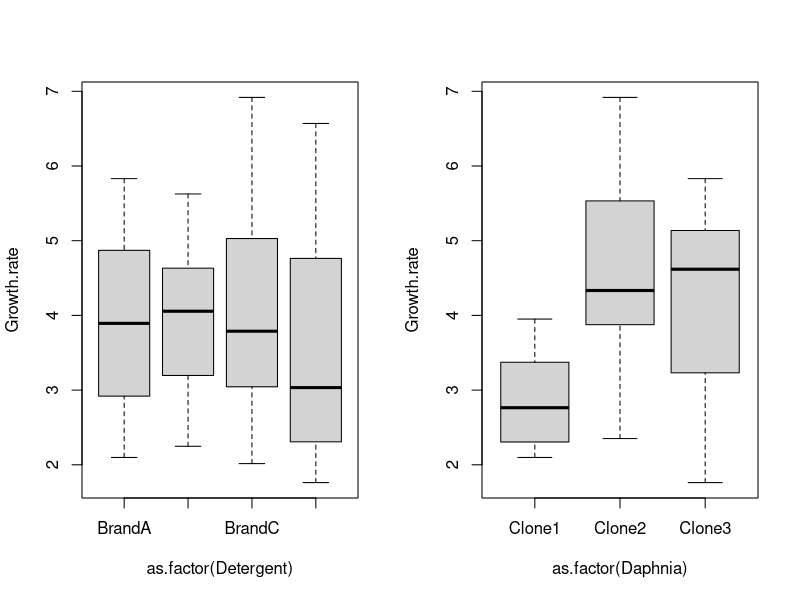
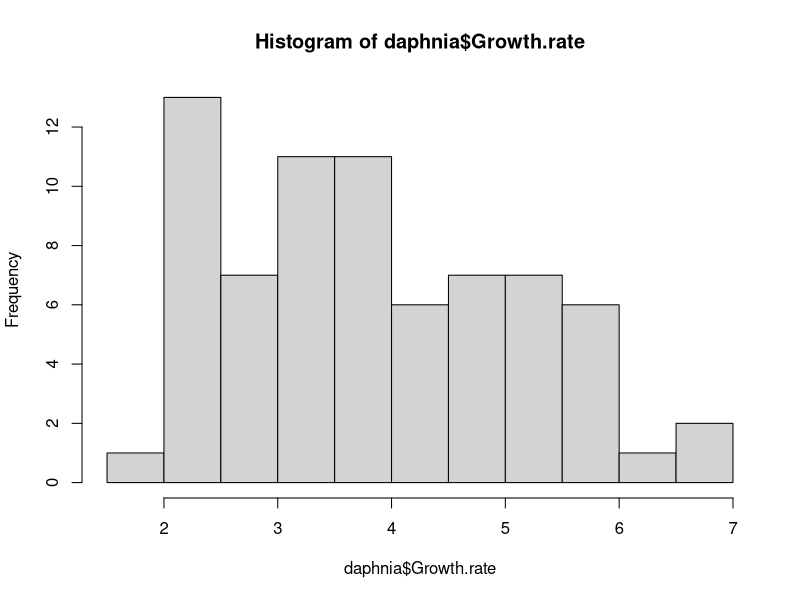

Source code (R) for these figures, in order:
rm(list=ls())
daphnia <- read.delim("../data/daphnia.txt")
summary(daphnia)
head(daphnia)

par(mfrow = c(1, 2))
plot(Growth.rate ~ as.factor(Detergent), data=daphnia)
plot(Growth.rate ~ as.factor(Daphnia), data = daphnia)
#no outliers found

#lets check for homogenuiety of variances
#A rule of thumb (for ANOVA) is that the ratio between the largest
#and smallest variance should not be much more than 4 (this is a conservative estimate).

require(dplyr)
daphnia %>%
group_by(Detergent) %>%
summarise (variance=var(Growth.rate))

#daphnia variance 
daphnia %>%
  group_by(Daphnia) %>%
  summarise (variance=var(Growth.rate))

dev.off()
#This is to tell R to not plot again in the same multi-plot frame as we set u
#p before.

hist(daphnia$Growth.rate)
